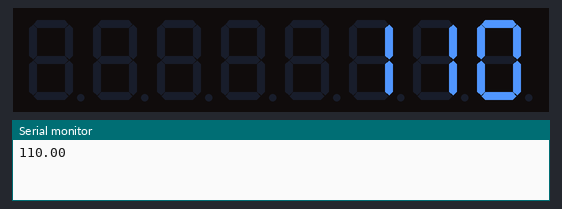
Recording of a sketch running on a simulated Arduino Uno, built with avr-gcc and run on an emulated ATmega328P. Parts: 8-digit seven-segment display, the last lines printed to the serial monitor.

Above: at 0.1 s.
At 4.6 s:
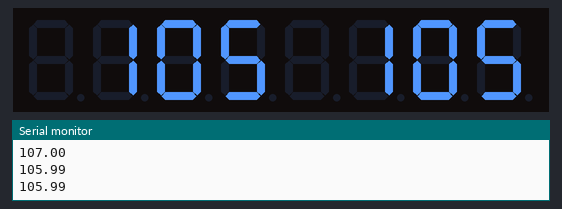
At 9.6 s:
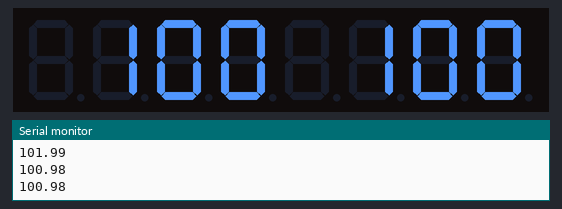
At 19.6 s:
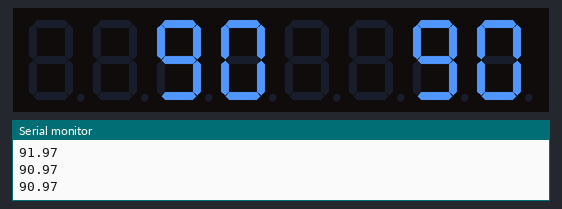
At 29.1 s:
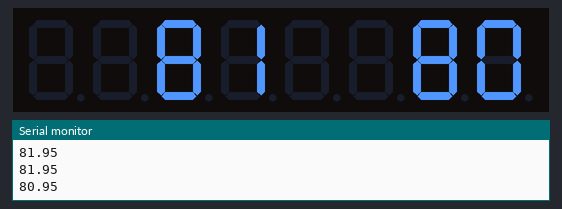
At 39.1 s:
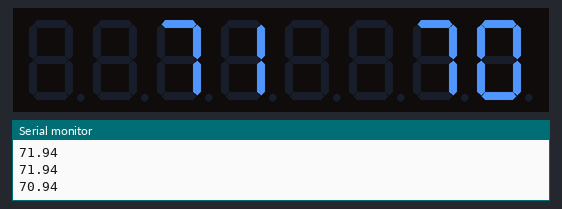

Measured:
- what the display in image 1 shows lasts 0.5 s, from 4.5 s to 5.0 s

The sketch:

7219.ino
```cpp
/* Include DigitLedDisplay Library */
#include "DigitLedDisplay.h"
#include <SPI.h>

/* Arduino Pin to Display Pin
   7 to DIN,
   6 to CS,
   5 to CLK */
DigitLedDisplay ld = DigitLedDisplay(9, 8, 7);
byte flag = 1;

void setup() {
  Serial.begin(115200);
  /* Set the brightness min:1, max:15 */
  ld.setBright(15);

  /* Set the digit count */
  ld.setDigitLimit(8);

}

void loop() {
  double t = millis();
  t = 110 - t / 1000;
  if (flag == 1) {
    if (t < 100) {
      ld.clear();
      flag = 0;
    }
  }

  ld.printDigit(t);
  Serial.println(t);
  delay(500);

  ld.printDigit(t, 4);
  Serial.println(t);
  delay(500);
}
```
